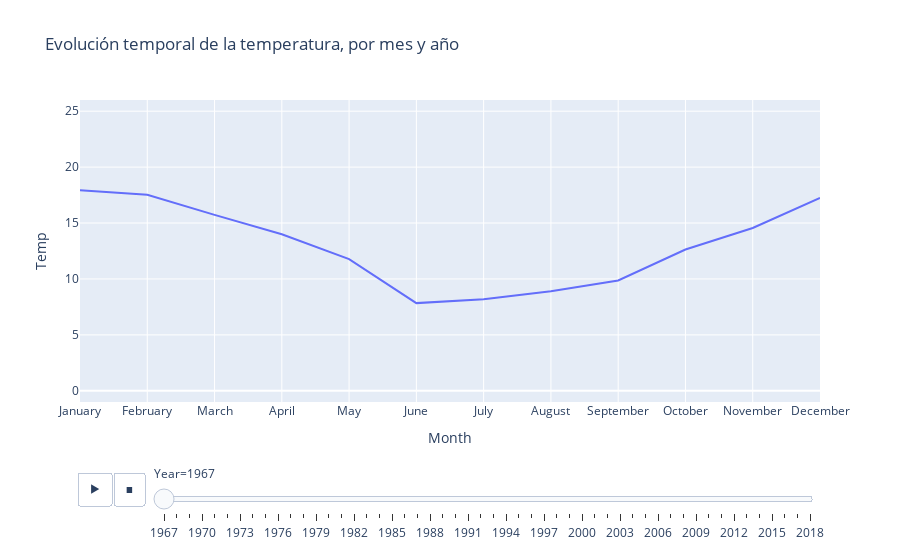

This figure's notebook cell:
### Markdown cell above
### 2.2.3.1 Representación interesante [Bonus - 0,5 Puntos]


Implemente la siguiente visualización y proponga otra que considere útil.
Visite la referencia de [plotly](https://plotly.com/python) y [px.line](https://plotly.com/python/line-charts/) para mayor información.

### Code cell
fig = px.line(temp_chile_ord[temp_chile_ord['Year']>=1967], x = "Month", y = "Temp", animation_frame = "Year", range_y = [-1, 26],title="Evolución temporal de la temperatura, por mes y año")
fig.show()

### Figure 1 — Plotly figure (JSON) as saved in the notebook; plotly's stock layout.template omitted (floating-point values rounded to 4 significant figures)
{"data": [{"hovertemplate": "Year=1967<br>Month=%{x}<br>Temp=%{y}<extra></extra>", "legendgroup": "", "line": {"color": "#636efa", "dash": "solid"}, "mode": "lines", "name": "", "orientation": "v", "showlegend": false, "type": "scatter", "x": ["January", "January", "January", "January", "February", "February", "February", "February", "February", "March", "March", "March", "March", "March", "April", "April", "April", "April", "April", "May", "May", "May", "May", "May", "June", "June", "June", "June", "June", "July", "July", "July", "July", "July", "August", "August", "August", "August", "August", "September", "September", "September", "September", "September", "October", "October", "October", "October", "October", "November", "November", "November", "November", "November", "December", "December", "December", "December", "December"], "xaxis": "x", "y": [17.93, 17.93, 17.93, 17.93, 17.53, 17.53, 17.53, 17.53, 17.53, 15.73, 15.73, 15.73, 15.73, 15.73, 14, 14, 14, 14, 14, 11.78, 11.78, 11.78, 11.78, 11.78, 7.841, 7.841, 7.841, 7.841, 7.841, 8.185, 8.185, 8.185, 8.185, 8.185, 8.905, 8.905, 8.905, 8.905, 8.905, 9.862, 9.862, 9.862, 9.862, 9.862, 12.64, 12.64, 12.64, 12.64, 12.64, 14.56, 14.56, 14.56, 14.56, 14.56, 17.24, 17.24, 17.24, 17.24, 17.24], "yaxis": "y"}], "layout": {"legend": {"tracegroupgap": 0}, "sliders": [{"active": 0, "currentvalue": {"prefix": "Year="}, "len": 0.9, "pad": {"b": 10, "t": 60}, "steps": [{"args": [["1967"], {"frame": {"duration": 0, "redraw": false}, "fromcurrent": true, "mode": "immediate", "transition": {"duration": 0, "easing": "linear"}}], "label": "1967", "method": "animate"}, {"args": [["1968"], {"frame": {"duration": 0, "redraw": false}, "fromcurrent": true, "mode": "immediate", "transition": {"duration": 0, "easing": "linear"}}], "label": "1968", "method": "animate"}, {"args": [["1969"], {"frame": {"duration": 0, "redraw": false}, "fromcurrent": true, "mode": "immediate", "transition": {"duration": 0, "easing": "linear"}}], "label": "1969", "method": "animate"}, {"args": [["1970"], {"frame": {"duration": 0, "redraw": false}, "fromcurrent": true, "mode": "immediate", "transition": {"duration": 0, "easing": "linear"}}], "label": "1970", "method": "animate"}, {"args": [["1971"], {"frame": {"duration": 0, "redraw": false}, "fromcurrent": true, "mode": "immediate", "transition": {"duration": 0, "easing": "linear"}}], "label": "1971", "method": "animate"}, {"args": [["1972"], {"frame": {"duration": 0, "redraw": false}, "fromcurrent": true, "mode": "immediate", "transition": {"duration": 0, "easing": "linear"}}], "label": "1972", "method": "animate"}, {"args": [["1973"], {"frame": {"duration": 0, "redraw": false}, "fromcurrent": true, "mode": "immediate", "transition": {"duration": 0, "easing": "linear"}}], "label": "1973", "method": "animate"}, {"args": [["1974"], {"frame": {"duration": 0, "redraw": false}, "fromcurrent": true, "mode": "immediate", "transition": {"duration": 0, "easing": "linear"}}], "label": "1974", "method": "animate"}, {"args": [["1975"], {"frame": {"duration": 0, "redraw": false}, "fromcurrent": true, "mode": "immediate", "transition": {"duration": 0, "easing": "linear"}}], "label": "1975", "method": "animate"}, {"args": [["1976"], {"frame": {"duration": 0, "redraw": false}, "fromcurrent": true, "mode": "immediate", "transition": {"duration": 0, "easing": "linear"}}], "label": "1976", "method": "animate"}, {"args": [["1977"], {"frame": {"duration": 0, "redraw": false}, "fromcurrent": true, "mode": "immediate", "transition": {"duration": 0, "easing": "linear"}}], "label": "1977", "method": "animate"}, {"args": [["1978"], {"frame": {"duration": 0, "redraw": false}, "fromcurrent": true, "mode": "immediate", "transition": {"duration": 0, "easing": "linear"}}], "label": "1978", "method": "animate"}, {"args": [["1979"], {"frame": {"duration": 0, "redraw": false}, "fromcurrent": true, "mode": "immediate", "transition": {"duration": 0, "easing": "linear"}}], "label": "1979", "method": "animate"}, {"args": [["1980"], {"frame": {"duration": 0, "redraw": false}, "fromcurrent": true, "mode": "immediate", "transition": {"duration": 0, "easing": "linear"}}], "label": "1980", "method": "animate"}, {"args": [["1981"], {"frame": {"duration": 0, "redraw": false}, "fromcurrent": true, "mode": "immediate", "transition": {"duration": 0, "easing": "linear"}}], "label": "1981", "method": "animate"}, {"args": [["1982"], {"frame": {"duration": 0, "redraw": false}, "fromcurrent": true, "mode": "immediate", "transition": {"duration": 0, "easing": "linear"}}], "label": "1982", "method": "animate"}, {"args": [["1983"], {"frame": {"duration": 0, "redraw": false}, "fromcurrent": true, "mode": "immediate", "transition": {"duration": 0, "easing": "linear"}}], "label": "1983", "method": "animate"}, {"args": [["1984"], {"frame": {"duration": 0, "redraw": false}, "fromcurrent": true, "mode": "immediate", "transition": {"duration": 0, "easing": "linear"}}], "label": "1984", "method": "animate"}, {"args": [["1985"], {"frame": {"duration": 0, "redraw": false}, "fromcurrent": true, "mode": "immediate", "transition": {"duration": 0, "easing": "linear"}}], "label": "1985", "method": "animate"}, {"args": [["1986"], {"frame": {"duration": 0, "redraw": false}, "fromcurrent": true, "mode": "immediate", "transition": {"duration": 0, "easing": "linear"}}], "label": "1986", "method": "animate"}, {"args": [["1987"], {"frame": {"duration": 0, "redraw": false}, "fromcurrent": true, "mode": "immediate", "transition": {"duration": 0, "easing": "linear"}}], "label": "1987", "method": "animate"}, {"args": [["1988"], {"frame": {"duration": 0, "redraw": false}, "fromcurrent": true, "mode": "immediate", "transition": {"duration": 0, "easing": "linear"}}], "label": "1988", "method": "animate"}, {"args": [["1989"], {"frame": {"duration": 0, "redraw": false}, "fromcurrent": true, "mode": "immediate", "transition": {"duration": 0, "easing": "linear"}}], "label": "1989", "method": "animate"}, {"args": [["1990"], {"frame": {"duration": 0, "redraw": false}, "fromcurrent": true, "mode": "immediate", "transition": {"duration": 0, "easing": "linear"}}], "label": "1990", "method": "animate"}, {"args": [["1991"], {"frame": {"duration": 0, "redraw": false}, "fromcurrent": true, "mode": "immediate", "transition": {"duration": 0, "easing": "linear"}}], "label": "1991", "method": "animate"}, {"args": [["1992"], {"frame": {"duration": 0, "redraw": false}, "fromcurrent": true, "mode": "immediate", "transition": {"duration": 0, "easing": "linear"}}], "label": "1992", "method": "animate"}, {"args": [["1993"], {"frame": {"duration": 0, "redraw": false}, "fromcurrent": true, "mode": "immediate", "transition": {"duration": 0, "easing": "linear"}}], "label": "1993", "method": "animate"}, {"args": [["1994"], {"frame": {"duration": 0, "redraw": false}, "fromcurrent": true, "mode": "immediate", "transition": {"duration": 0, "easing": "linear"}}], "label": "1994", "method": "animate"}, {"args": [["1995"], {"frame": {"duration": 0, "redraw": false}, "fromcurrent": true, "mode": "immediate", "transition": {"duration": 0, "easing": "linear"}}], "label": "1995", "method": "animate"}, {"args": [["1996"], {"frame": {"duration": 0, "redraw": false}, "fromcurrent": true, "mode": "immediate", "transition": {"duration": 0, "easing": "linear"}}], "label": "1996", "method": "animate"}, {"args": [["1997"], {"frame": {"duration": 0, "redraw": false}, "fromcurrent": true, "mode": "immediate", "transition": {"duration": 0, "easing": "linear"}}], "label": "1997", "method": "animate"}, {"args": [["1998"], {"frame": {"duration": 0, "redraw": false}, "fromcurrent": true, "mode": "immediate", "transition": {"duration": 0, "easing": "linear"}}], "label": "1998", "method": "animate"}, {"args": [["1999"], {"frame": {"duration": 0, "redraw": false}, "fromcurrent": true, "mode": "immediate", "transition": {"duration": 0, "easing": "linear"}}], "label": "1999", "method": "animate"}, {"args": [["2000"], {"frame": {"duration": 0, "redraw": false}, "fromcurrent": true, "mode": "immediate", "transition": {"duration": 0, "easing": "linear"}}], "label": "2000", "method": "animate"}, {"args": [["2001"], {"frame": {"duration": 0, "redraw": false}, "fromcurrent": true, "mode": "immediate", "transition": {"duration": 0, "easing": "linear"}}], "label": "2001", "method": "animate"}, {"args": [["2002"], {"frame": {"duration": 0, "redraw": false}, "fromcurrent": true, "mode": "immediate", "transition": {"duration": 0, "easing": "linear"}}], "label": "2002", "method": "animate"}, {"args": [["2003"], {"frame": {"duration": 0, "redraw": false}, "fromcurrent": true, "mode": "immediate", "transition": {"duration": 0, "easing": "linear"}}], "label": "2003", "method": "animate"}, {"args": [["2004"], {"frame": {"duration": 0, "redraw": false}, "fromcurrent": true, "mode": "immediate", "transition": {"duration": 0, "easing": "linear"}}], "label": "2004", "method": "animate"}, {"args": [["2005"], {"frame": {"duration": 0, "redraw": false}, "fromcurrent": true, "mode": "immediate", "transition": {"duration": 0, "easing": "linear"}}], "label": "2005", "method": "animate"}, {"args": [["2006"], {"frame": {"duration": 0, "redraw": false}, "fromcurrent": true, "mode": "immediate", "transition": {"duration": 0, "easing": "linear"}}], "label": "2006", "method": "animate"}, {"args": [["2007"], {"frame": {"duration": 0, "redraw": false}, "fromcurrent": true, "mode": "immediate", "transition": {"duration": 0, "easing": "linear"}}], "label": "2007", "method": "animate"}, {"args": [["2008"], {"frame": {"duration": 0, "redraw": false}, "fromcurrent": true, "mode": "immediate", "transition": {"duration": 0, "easing": "linear"}}], "label": "2008", "method": "animate"}, {"args": [["2009"], {"frame": {"duration": 0, "redraw": false}, "fromcurrent": true, "mode": "immediate", "transition": {"duration": 0, "easing": "linear"}}], "label": "2009", "method": "animate"}, {"args": [["2010"], {"frame": {"duration": 0, "redraw": false}, "fromcurrent": true, "mode": "immediate", "transition": {"duration": 0, "easing": "linear"}}], "label": "2010", "method": "animate"}, {"args": [["2011"], {"frame": {"duration": 0, "redraw": false}, "fromcurrent": true, "mode": "immediate", "transition": {"duration": 0, "easing": "linear"}}], "label": "2011", "method": "animate"}, {"args": [["2012"], {"frame": {"duration": 0, "redraw": false}, "fromcurrent": true, "mode": "immediate", "transition": {"duration": 0, "easing": "linear"}}], "label": "2012", "method": "animate"}, {"args": [["2013"], {"frame": {"duration": 0, "redraw": false}, "fromcurrent": true, "mode": "immediate", "transition": {"duration": 0, "easing": "linear"}}], "label": "2013", "method": "animate"}, {"args": [["2014"], {"frame": {"duration": 0, "redraw": false}, "fromcurrent": true, "mode": "immediate", "transition": {"duration": 0, "easing": "linear"}}], "label": "2014", "method": "animate"}, {"args": [["2015"], {"frame": {"duration": 0, "redraw": false}, "fromcurrent": true, "mode": "immediate", "transition": {"duration": 0, "easing": "linear"}}], "label": "2015", "method": "animate"}, {"args": [["2016"], {"frame": {"duration": 0, "redraw": false}, "fromcurrent": true, "mode": "immediate", "transition": {"duration": 0, "easing": "linear"}}], "label": "2016", "method": "animate"}, {"args": [["2017"], {"frame": {"duration": 0, "redraw": false}, "fromcurrent": true, "mode": "immediate", "transition": {"duration": 0, "easing": "linear"}}], "label": "2017", "method": "animate"}, {"args": [["2018"], {"frame": {"duration": 0, "redraw": false}, "fromcurrent": true, "mode": "immediate", "transition": {"duration": 0, "easing": "linear"}}], "label": "2018", "method": "animate"}], "x": 0.1, "xanchor": "left", "y": 0, "yanchor": "top"}], "title": {"text": "Evolución temporal de la temperatura, por mes y año"}, "updatemenus": [{"buttons": [{"args": [null, {"frame": {"duration": 500, "redraw": false}, "fromcurrent": true, "mode": "immediate", "transition": {"duration": 500, "easing": "linear"}}], "label": "&#9654;", "method": "animate"}, {"args": [[null], {"frame": {"duration": 0, "redraw": false}, "fromcurrent": true, "mode": "immediate", "transition": {"duration": 0, "easing": "linear"}}], "label": "&#9724;", "method": "animate"}], "direction": "left", "pad": {"r": 10, "t": 70}, "showactive": false, "type": "buttons", "x": 0.1, "xanchor": "right", "y": 0, "yanchor": "top"}], "xaxis": {"anchor": "y", "domain": [0, 1], "title": {"text": "Month"}}, "yaxis": {"anchor": "x", "domain": [0, 1], "range": [-1, 26], "title": {"text": "Temp"}}}}
